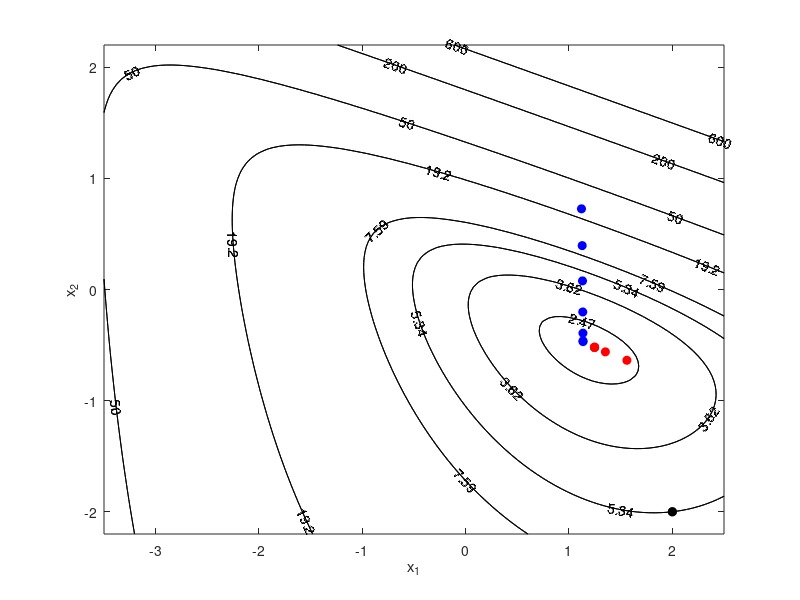

MATLAB code for this plot: (Note: this script raises an error after producing the figure.)
tol = 1e-4;
x0 = [2; -2];
epsilon = tol;

% Define the given constants and initial guess
P = (1/8) * [7, sqrt(3); sqrt(3), 5];
xc = [1; 1];

% Define the function f0
f0 = @(x1, x2, xc, P) exp(x1 + 3*x2 - 0.1) + exp(-x1 - 0.1) + ([x1; x2] - xc)' * P * ([x1; x2] - xc);

% Gradient of f0(x)
grad_f0 = @(x) [exp(x(1) + 3*x(2) - 0.1) - exp(-x(1) - 0.1);
                3*exp(x(1) + 3*x(2) - 0.1) - exp(-x(1) - 0.1)] + 2*P*(x - xc);

% Hessian of f0(x)
hess_f0 = @(x) [exp(x(1) + 3*x(2) - 0.1) + exp(-x(1) - 0.1), 3*exp(x(1) + 3*x(2) - 0.1);
                3*exp(x(1) + 3*x(2) - 0.1), 9*exp(x(1) + 3*x(2) - 0.1)] + 2*P;

% Initialize iteration variables
x = x0;
x_es = {x0};

% Newton's method iteration
while true
    g = grad_f0(x);
    H = hess_f0(x);
    v = -H \ g;
    Delta = -g' * v;
    
    if Delta < epsilon
        break
    else
        x = x + v;
        x_es{end + 1} = x;
    end
end


x1_range = linspace(-3.5, 2.5, 100);
x2_range = linspace(-2.2, 2.2, 100);


% Create a grid of x1 and x2
[X1, X2] = meshgrid(x1_range, x2_range);

% Use arrayfun to apply f0 over the grid
Z = arrayfun(@(x1, x2) f0(x1, x2, xc, P), X1, X2);

% Create the contour plot
% contour(X1, X2, Z, ,'-k');
contour(X1, X2, Z, [2.47, 3.62, 5.34, 7.59, 19.2, 50, 200, 600], 'LineColor', 'k', 'ShowText','on');
xlabel('x_1');
ylabel('x_2');

% Plot the iterative points on the contour plot
hold on;
plot(x_es{1}(1), x_es{1}(2), 'blacko', 'MarkerFaceColor', 'black'); % Blue 'o' for the iterative points
for i = 2:length(x_es)
    plot(x_es{i}(1), x_es{i}(2), 'bo', 'MarkerFaceColor', 'b'); % Blue 'o' for the iterative points
end
% hold off;


tol = 1e-4;
x0 = [2; -2];
epsilon = tol;

% Define the given constants and initial guess
P = (1/8) * [7, sqrt(3); sqrt(3), 5];
xc = [1; 1];

% Define the function f0
f0 = @(x1, x2) exp(x1 + 3*x2 - 0.1) + exp(-x1 - 0.1) + ([x1; x2] - xc)' * P * ([x1; x2] - xc);

f0_1 = @(x) exp(x(1) + 3*x(2) - 0.1) + exp(-x(1) - 0.1) + (x - xc)' * P * (x - xc);

% Gradient of f0(x)
grad_f0 = @(x) [exp(x(1) + 3*x(2) - 0.1) - exp(-x(1) - 0.1);
                3*exp(x(1) + 3*x(2) - 0.1) - exp(-x(1) - 0.1)] + 2*P*(x - xc);

% Hessian of f0(x)
hess_f0 = @(x) [exp(x(1) + 3*x(2) - 0.1) + exp(-x(1) - 0.1), 3*exp(x(1) + 3*x(2) - 0.1);
                3*exp(x(1) + 3*x(2) - 0.1), 9*exp(x(1) + 3*x(2) - 0.1)] + 2*P;


% Initialize iteration variables
x = x0;
x_es = {x0};

% Newton's method iteration
x = x0; % Starting point

% Parameters for backtracking line search
alpha = 0.5;  % Typically a small number between 0.01 and 0.3
beta = 0.5;   % Typically a number between 0.1 and 0.8

% Newton's method with backtracking line search
i = 2;
N = 0;
while true
    g = grad_f0(x);           % Gradient at current point x
    H = hess_f0(x);           % Hessian at current point x
    v = -H \ g;               % Calculate the Newton direction
    Delta = -g' * v;          % Calculate the Newton decrement
    
    if Delta < epsilon      % Convergence check
        break
    end
    
    % Backtracking line search
    s = 1;                    % Initialize step size
    while f0_1(x + s*v) > f0_1(x) + alpha*s*g'*v
        s = beta * s;         % Reduce step size
        
    end
    x = x + s*v;              % Update the point x
    x_es{i} = x;
    N = N + 1;
    i = i + 1;
    if N > 5
        break
    end
end

x_newton = x; % Optimal point found by the algorithm

x1_range = linspace(-3.5, 2.5, 100);
x2_range = linspace(-2.2, 2.2, 100);


% Create a grid of x1 and x2
[X1, X2] = meshgrid(x1_range, x2_range);

% Use arrayfun to apply f0 over the grid
Z = arrayfun(@(x1, x2) f0(x1, x2), X1, X2);

% Create the contour plot
% contour(X1, X2, Z, ,'-k');
contour(X1, X2, Z, [2.47, 3.62, 5.34, 7.59, 19.2, 50, 200, 600], 'LineColor', 'k', 'ShowText','on');
xlabel('x_1');
ylabel('x_2');

% Plot the iterative points on the contour plot
hold on;
plot(x_es{1}(1), x_es{1}(2), 'blacko', 'MarkerFaceColor', 'black'); % Blue 'o' for the iterative points
for i = 2:length(x_es)
    plot(x_es{i}(1), x_es{i}(2), 'ro', 'MarkerFaceColor', 'r'); 
end
hold off;

x_optimal = fminsearch(f0_1, x0);

cvx_begin
    variable x_cvx(2)
    minimize(f0_1(x_cvx))
cvx_end

disp('X [Newton]: ');
disp(x_newton);
disp('X [CVX]: ');
disp(x_cvx);
disp('X [fminsearch]: ');
disp(x_optimal);